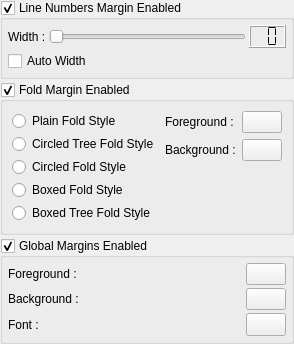
     <widget class="QWidget" name="pMargins">
      <layout class="QVBoxLayout">
       <property name="spacing">
        <number>3</number>
       </property>
       <property name="margin">
        <number>0</number>
       </property>
       <item>
        <widget class="QGroupBox" name="gbLineNumbersMarginEnabled">
         <property name="title">
          <string>Line Numbers Margin Enabled</string>
         </property>
         <property name="checkable">
          <bool>true</bool>
         </property>
         <layout class="QVBoxLayout">
          <property name="spacing">
           <number>3</number>
          </property>
          <property name="margin">
           <number>5</number>
          </property>
          <item>
           <layout class="QHBoxLayout">
            <property name="spacing">
             <number>3</number>
            </property>
            <item>
             <widget class="QLabel" name="lLineNumbersMarginWidth">
              <property name="text">
               <string>Width :</string>
              </property>
             </widget>
            </item>
            <item>
             <widget class="QSlider" name="sLineNumbersMarginWidth">
              <property name="sizePolicy">
               <sizepolicy hsizetype="Expanding" vsizetype="Fixed">
                <horstretch>0</horstretch>
                <verstretch>0</verstretch>
               </sizepolicy>
              </property>
              <property name="minimum">
               <number>1</number>
              </property>
              <property name="orientation">
               <enum>Qt::Horizontal</enum>
              </property>
              <property name="tickInterval">
               <number>1</number>
              </property>
             </widget>
            </item>
            <item>
             <widget class="QLCDNumber" name="lnLineNumbersMarginWidth">
              <property name="sizePolicy">
               <sizepolicy hsizetype="Fixed" vsizetype="Fixed">
                <horstretch>0</horstretch>
                <verstretch>0</verstretch>
               </sizepolicy>
              </property>
              <property name="digitCount">
               <number>2</number>
              </property>
              <property name="segmentStyle">
               <enum>QLCDNumber::Flat</enum>
              </property>
             </widget>
            </item>
           </layout>
          </item>
          <item>
           <widget class="QCheckBox" name="cbLineNumbersMarginAutoWidth">
            <property name="text">
             <string>Auto Width</string>
            </property>
           </widget>
          </item>
         </layout>
        </widget>
       </item>
       <item>
        <widget class="QGroupBox" name="gbFoldMarginEnabled">
         <property name="title">
          <string>Fold Margin Enabled</string>
         </property>
         <property name="checkable">
          <bool>true</bool>
         </property>
         <layout class="QGridLayout" name="gridLayout_2">
          <item row="0" column="0" rowspan="3">
           <layout class="QVBoxLayout">
            <property name="spacing">
             <number>3</number>
            </property>
            <item>
             <widget class="QRadioButton" name="rbPlainFoldStyle">
              <property name="text">
               <string>Plain Fold Style</string>
              </property>
             </widget>
            </item>
            <item>
             <widget class="QRadioButton" name="rbCircledTreeFoldStyle">
              <property name="text">
               <string>Circled Tree Fold Style</string>
              </property>
             </widget>
            </item>
            <item>
             <widget class="QRadioButton" name="rbCircledFoldStyle">
              <property name="text">
               <string>Circled Fold Style</string>
              </property>
             </widget>
            </item>
            <item>
             <widget class="QRadioButton" name="rbBoxedFoldStyle">
              <property name="text">
               <string>Boxed Fold Style</string>
              </property>
             </widget>
            </item>
            <item>
             <widget class="QRadioButton" name="rbBoxedTreeFoldStyle">
              <property name="text">
               <string>Boxed Tree Fold Style</string>
              </property>
             </widget>
            </item>
           </layout>
          </item>
          <item row="0" column="1">
           <widget class="QLabel" name="lFoldMarginForeground">
            <property name="sizePolicy">
             <sizepolicy hsizetype="Expanding" vsizetype="Preferred">
              <horstretch>0</horstretch>
              <verstretch>0</verstretch>
             </sizepolicy>
            </property>
            <property name="text">
             <string>Foreground :</string>
            </property>
           </widget>
          </item>
          <item row="0" column="2">
           <widget class="pColorButton" name="tbFoldMarginForeground"/>
          </item>
          <item row="1" column="1">
           <widget class="QLabel" name="lFoldMarginBackground">
            <property name="sizePolicy">
             <sizepolicy hsizetype="Expanding" vsizetype="Preferred">
              <horstretch>0</horstretch>
              <verstretch>0</verstretch>
             </sizepolicy>
            </property>
            <property name="text">
             <string>Background :</string>
            </property>
           </widget>
          </item>
          <item row="1" column="2">
           <widget class="pColorButton" name="tbFoldMarginBackground"/>
          </item>
          <item row="2" column="1" colspan="2">
           <spacer>
            <property name="orientation">
             <enum>Qt::Vertical</enum>
            </property>
            <property name="sizeType">
             <enum>QSizePolicy::Minimum</enum>
            </property>
            <property name="sizeHint" stdset="0">
             <size>
              <width>20</width>
              <height>20</height>
             </size>
            </property>
           </spacer>
          </item>
         </layout>
        </widget>
       </item>
       <item>
        <widget class="QGroupBox" name="gbMarginsEnabled">
         <property name="title">
          <string>Global Margins Enabled</string>
         </property>
         <property name="checkable">
          <bool>true</bool>
         </property>
         <layout class="QGridLayout" name="gridLayout_3">
          <property name="margin">
           <number>5</number>
          </property>
          <property name="spacing">
           <number>3</number>
          </property>
          <item row="0" column="0">
           <widget class="QLabel" name="lMarginsForeground">
            <property name="sizePolicy">
             <sizepolicy hsizetype="Expanding" vsizetype="Preferred">
              <horstretch>0</horstretch>
              <verstretch>0</verstretch>
             </sizepolicy>
            </property>
            <property name="text">
             <string>Foreground :</string>
            </property>
           </widget>
          </item>
          <item row="0" column="1">
           <widget class="pColorButton" name="tbMarginsForeground"/>
          </item>
          <item row="1" column="0">
           <widget class="QLabel" name="lMarginsBackground">
            <property name="sizePolicy">
             <sizepolicy hsizetype="Expanding" vsizetype="Preferred">
              <horstretch>0</horstretch>
              <verstretch>0</verstretch>
             </sizepolicy>
            </property>
            <property name="text">
             <string>Background :</string>
            </property>
           </widget>
          </item>
          <item row="1" column="1">
           <widget class="pColorButton" name="tbMarginsBackground"/>
          </item>
          <item row="2" column="0">
           <widget class="QLabel" name="lMarginsFont">
            <property name="sizePolicy">
             <sizepolicy hsizetype="Expanding" vsizetype="Preferred">
              <horstretch>0</horstretch>
              <verstretch>0</verstretch>
             </sizepolicy>
            </property>
            <property name="text">
             <string>Font :</string>
            </property>
           </widget>
          </item>
          <item row="2" column="1">
           <widget class="QToolButton" name="tbMarginsFont">
            <property name="sizePolicy">
             <sizepolicy hsizetype="Minimum" vsizetype="Fixed">
              <horstretch>0</horstretch>
              <verstretch>0</verstretch>
             </sizepolicy>
            </property>
           </widget>
          </item>
         </layout>
        </widget>
       </item>
       <item>
        <spacer>
         <property name="orientation">
          <enum>Qt::Vertical</enum>
         </property>
         <property name="sizeHint" stdset="0">
          <size>
           <width>8</width>
           <height>0</height>
          </size>
         </property>
        </spacer>
       </item>
      </layout>
     </widget>
